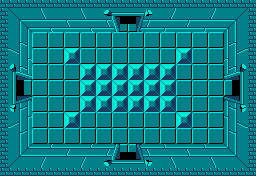

This is a level from a 2D game, rendered from its Tiled map with the project's own tilesets. A one-line summary and the complete map file follow:
An orthogonal 32x22 tile map with 8x8 px tiles, 1 tile layer (Tile Layer 1).

<map version="1.5" tiledversion="1.7.2" orientation="orthogonal" renderorder="right-down" width="32" height="22" tilewidth="8" tileheight="8" infinite="0" nextlayerid="2" nextobjectid="1">
 <tileset firstgid="1" source="Modified_Dungeon_Tileset.tsx" />
 <layer id="1" name="Tile Layer 1" width="32" height="22">
  <data encoding="csv">
67,68,69,70,71,72,73,74,75,76,77,78,79,80,109,110,111,112,85,86,87,88,89,90,91,92,93,94,95,96,97,98,
213,214,215,216,217,218,219,220,221,222,223,224,225,226,255,256,257,258,231,232,233,234,235,236,237,238,239,240,241,242,243,244,
359,360,361,362,363,364,365,366,367,368,369,370,371,372,401,402,403,404,377,378,379,380,381,382,383,384,385,386,387,388,389,390,
505,506,507,508,509,510,511,512,513,514,515,516,517,518,547,548,549,550,523,524,525,526,527,528,529,530,531,532,533,534,535,536,
651,652,653,654,125,126,125,126,125,126,125,126,125,126,125,126,125,126,125,126,125,126,125,126,125,126,125,126,679,680,681,682,
797,798,799,800,271,272,271,272,271,272,271,272,271,272,271,272,271,272,271,272,271,272,271,272,271,272,271,272,825,826,827,828,
943,944,945,946,125,126,125,126,127,128,125,126,125,126,125,126,125,126,125,126,125,126,127,128,125,126,125,126,971,972,973,974,
1089,1090,1091,1092,271,272,271,272,273,274,271,272,271,272,271,272,271,272,271,272,271,272,273,274,271,272,271,272,1117,1118,1119,1120,
1235,1236,1237,1238,125,126,125,126,125,126,127,128,127,128,127,128,127,128,127,128,127,128,125,126,125,126,125,126,1263,1264,1265,1266,
693,694,695,696,271,272,271,272,271,272,273,274,273,274,273,274,273,274,273,274,273,274,271,272,271,272,271,272,1277,1278,1279,1280,
839,840,841,842,125,126,125,126,125,126,127,128,127,128,127,128,127,128,127,128,127,128,125,126,125,126,125,126,1423,1424,1425,1426,
985,986,987,988,271,272,271,272,271,272,273,274,273,274,273,274,273,274,273,274,273,274,271,272,271,272,271,272,1569,1570,1571,1572,
1131,1132,1133,1134,125,126,125,126,125,126,127,128,127,128,127,128,127,128,127,128,127,128,125,126,125,126,125,126,1715,1716,1717,1718,
1965,1966,1967,1968,271,272,271,272,271,272,273,274,273,274,273,274,273,274,273,274,273,274,271,272,271,272,271,272,1993,1994,1995,1996,
2111,2112,2113,2114,125,126,125,126,127,128,125,126,125,126,125,126,125,126,125,126,125,126,127,128,125,126,125,126,2139,2140,2141,2142,
2257,2258,2259,2260,271,272,271,272,273,274,271,272,271,272,271,272,271,272,271,272,271,272,273,274,271,272,271,272,2285,2286,2287,2288,
2403,2404,2405,2406,125,126,125,126,125,126,125,126,125,126,125,126,125,126,125,126,125,126,125,126,125,126,125,126,2431,2432,2433,2434,
2549,2550,2551,2552,271,272,271,272,271,272,271,272,271,272,271,272,271,272,271,272,271,272,271,272,271,272,271,272,2577,2578,2579,2580,
2695,2696,2697,2698,2699,2700,2701,2702,2703,2704,2705,2706,2707,2708,1861,1862,1863,1864,2713,2714,2715,2716,2717,2718,2719,2720,2721,2722,2723,2724,2725,2726,
2841,2842,2843,2844,2845,2846,2847,2848,2849,2850,2851,2852,2853,2854,2007,2008,2009,2010,2859,2860,2861,2862,2863,2864,2865,2866,2867,2868,2869,2870,2871,2872,
2987,2988,2989,2990,2991,2992,2993,2994,2995,2996,2997,2998,2999,3000,2153,2154,2155,2156,3005,3006,3007,3008,3009,3010,3011,3012,3013,3014,3015,3016,3017,3018,
3133,3134,3135,3136,3137,3138,3139,3140,3141,3142,3143,3144,3145,3146,2299,2300,2301,2302,3151,3152,3153,3154,3155,3156,3157,3158,3159,3160,3161,3162,3163,3164
</data>
 </layer>
</map>